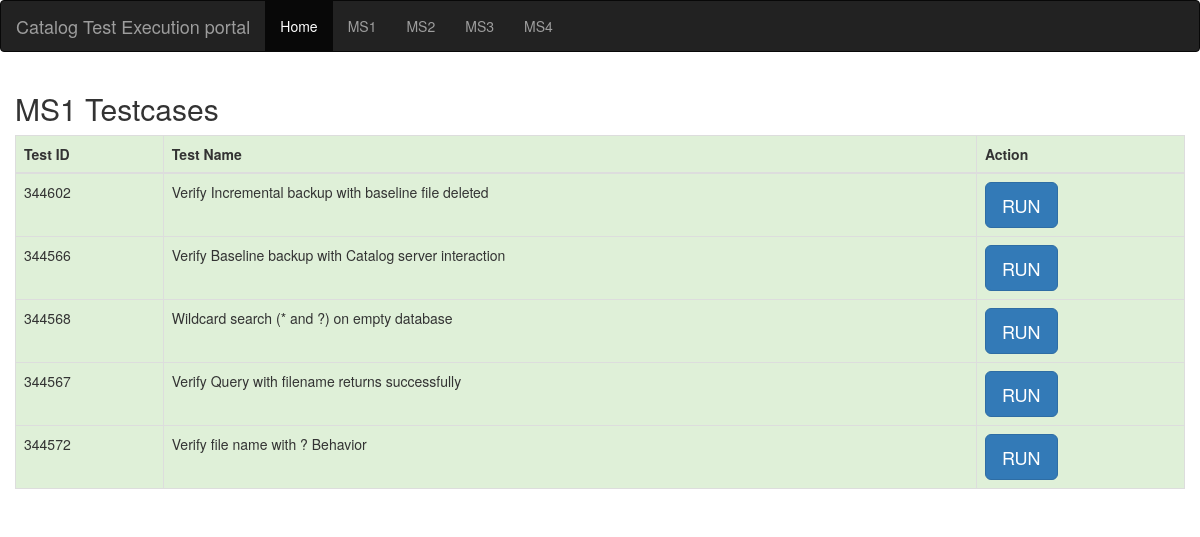
Screenshot of /MS1/ with the database file from the repository.
### testapp/models.py (models this page shows)
class Testcases(models.Model):
    testid=models.IntegerField()
    testname=models.CharField(max_length=100)
    testcategory=models.CharField(default="MS1",max_length=30)
    def __str__(self):
        return str(self.testid)

### testapp/views.py (the view)
# urls.py: path("MS1/",views.ms1),
def  ms1(request):
    test_list=Testcases.objects.all()
    print(test_list)
    my_dict={"test_list":test_list}
    return render(request, "MS1.html", context=my_dict)

### templates/MS1.html (shortened to what this page needs)
<!DOCTYPE html>
{%  load staticfiles %}
<html lang="en">
<head>
    <link rel="stylesheet" href="https://maxcdn.bootstrapcdn.com/bootstrap/3.3.7/css/bootstrap.min.css">
</head>
<body>
      <nav class="navbar navbar-inverse">
          <div class="container-fluid">
               <div class="navbar-header">
                   <a class="navbar-brand" href=" ">Catalog Test Execution portal</a>
               </div>
          <ul class="nav navbar-nav">
              <li class="active"><a href="/">Home</a></li>
             <li><a href="/MS1/">MS1</a></li>
             <li><a href="/MS2/">MS2</a></li>
            <li><a href="/MS3/">MS3</a></li>
              <li><a href="/MS4/">MS4</a></li>
          </ul>
          </div>
      </nav>
  <div class="container-fluid">
  <h2>MS1 Testcases</h2>
  <table  class="table table-bordered table-responsive">
    <thead>
      <tr class="success">
        <th>Test ID</th>
        <th>Test Name</th>
        <th>Action</th>
      </tr>
    </thead>
    <tbody>
        {% for test in test_list  %}
                 {% if test.testcategory == "MS1" %}
                 <tr class="success">
                     <td>{{ test.testid }}</td>
                     <td>{{ test.testname }}</td>
                     <td><a class="btn btn-primary btn-lg" href="/run/?testid={{ test.testid }}">RUN</a></td>
                 </tr>
                 {% endif %}
             {% endfor %}
    </tbody>
  </table>
</div>
</body>
</html>

### rows the page displays
Testcases: testid "344602", testname "Verify Incremental backup with baseline file deleted"
Testcases: testid "344566", testname "Verify Baseline backup with Catalog server interaction"
Testcases: testid "344568", testname "Wildcard search (* and ?) on empty database"
Testcases: testid "344567", testname "Verify Query with filename returns successfully"
Testcases: testid "344572", testname "Verify file name with ? Behavior"
